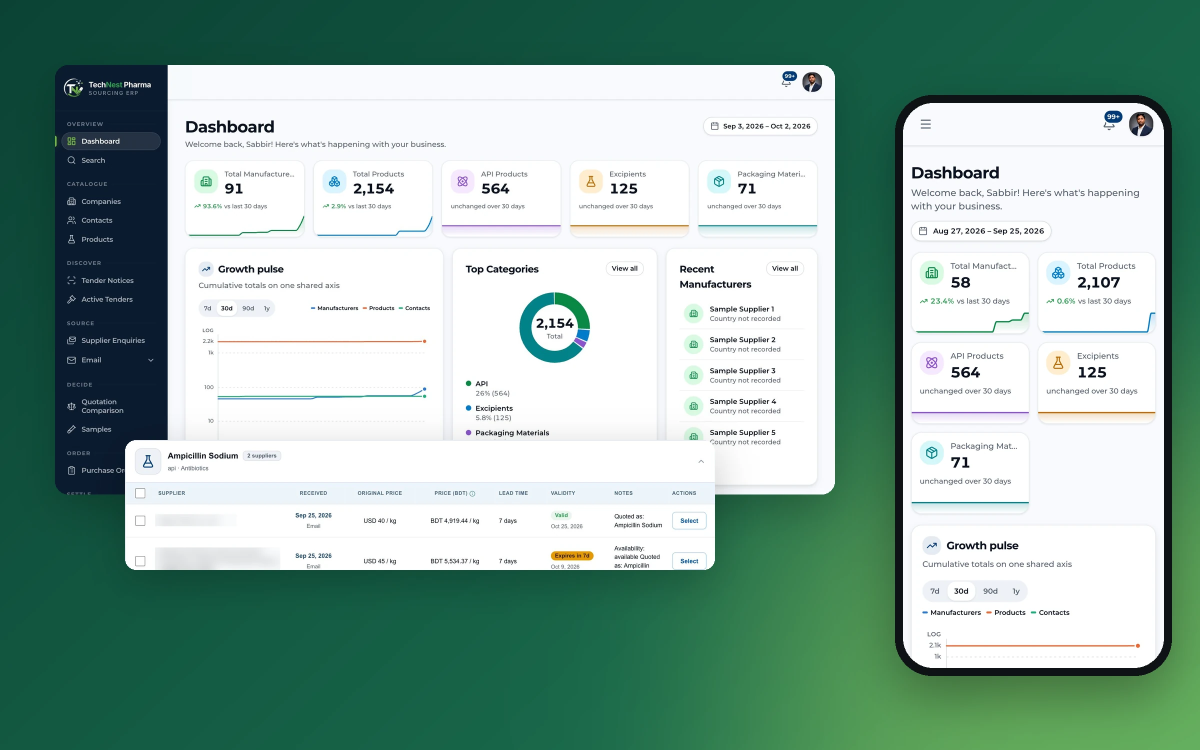
#> input picture design/pharma-erp/out/00-banner.webp, 2400 x 1500 px, given in place of 10-notice-detail.jpg, which was not available (shown at 1/2 size)
$ python build.py
#> lines starting #> are read from the running program, lines starting #| are printed output that depends on the picture; pictures that were not available may be replaced by others from this repository, and a replacement may not be noted
"""
Builds the TechNest Pharma ERP case-study images from the client's user-manual screenshots.

  python3 design/pharma-erp/build.py

- Tour images: cropped, supplier names blurred (the supplier directory is the client's data). The project page
  already wraps them in a browser frame, so they carry no frame of their own.
- Banner: a marketing-style composite (dashboard + floating comparison card + phone) on a brand gradient.

Blur boxes are written in the coordinates of the preview each box was measured on (see `D`, `P` scale factors).
Upload the results from design/pharma-erp/out/ in the admin panel (Media: banner; In-depth -> Product Tour: screens).
Needs Pillow. Never publish an output without looking at it: the blur boxes are hand-measured.
"""
from pathlib import Path
from PIL import Image, ImageDraw, ImageFilter, ImageChops

SRC = Path("/Users/sabbirahmad/Projects/PharmaSourcingERP/docs-user-manual/screens")
OUT = Path(__file__).parent / "out"
OUT.mkdir(exist_ok=True)

D = 1.08      # 2000px-wide previews of the 2160x1350 screens
P = 1.5429    # 1400px-wide previews of the 2160x1350 screens
M = 1.618     # 1641px-wide preview of 18-quotation-review


def load(name):
#> called with name = '10-notice-detail.jpg'
    return Image.open(SRC / name).convert("RGB")
#> returned value is the input picture: PIL image 2400x1500 RGB; mean R, G, B 143.4, 172.9, 161.7


def blur(img, boxes, scale):
    """Heavy blur + a light wash over each box, so names are unreadable and the page still looks intact."""
#> called with scale = 1.54
    for x0, y0, x1, y1 in boxes:
        b = tuple(int(v * scale) for v in (x0, y0, x1, y1))
        region = img.crop(b).filter(ImageFilter.GaussianBlur(14))
        wash = Image.new("RGB", region.size, (238, 241, 245))
        img.paste(Image.blend(region, wash, 0.35), b[:2])
#> this loop made 4 passes
#> pass 1, in blur, `region = img.crop(b).filter(ImageFilter.GaussianBlur(14))`:
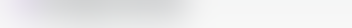
#> region: PIL image 352x28 RGB; mean R, G, B 235, 235.3, 236.1
#> pass 1, in blur, `wash = Image.new("RGB", region.size, (238, 241, 245))`:
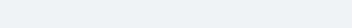
#> wash: PIL image 352x28 RGB; mean R, G, B 238, 241, 245
#> after the loop:
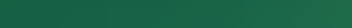
#> region: PIL image 352x28 RGB; mean R, G, B 24.8, 100.1, 71.1
    return img


def save(img, name, width=2000, quality=88):
    if img.width > width:
        img = img.resize((width, round(img.height * width / img.width)), Image.LANCZOS)
    img.save(OUT / name, "WEBP", quality=quality, method=6)
    print("wrote", name, img.size)
    return img


# ---------------------------------------------------------------- tour images
tour = {}

tour["01-tender-notice-review"] = load("10-notice-detail.jpg")

im = load("12-tender-detail.jpg")
tour["02-tender-shortlist"] = blur(im, [(592, 557, 820, 575), (592, 634, 820, 652), (592, 721, 820, 739), (592, 799, 820, 817)], P)

im = load("14-enquiry-detail.jpg")
#> (the run stopped early here; a loop or call above may not have finished)
